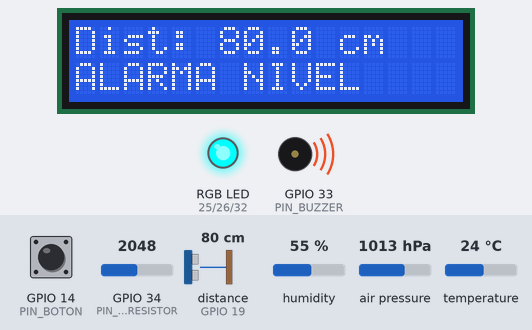
Bench run of a sketch on a simulated ESP32. Shown: 16×2 character LCD, an RGB LED mixed from three pins (HIGH = lit), buzzer (waves = sounding, pin HIGH). Wiring (inferred from the names in the program): ultrasonic range finder: trigger GPIO 18; echo GPIO 19. Dashed ring = blinking. Inputs (shaded band) come from the test bench; at power-on: distance to the obstacle (sensor on GPIO 19) 80 cm, GPIO 14 (PIN_BOTON) HIGH, GPIO 34 (PIN_FOTORESISTOR) = 2048, humidity 55 %, air pressure 1013 hPa, temperature 24 °C (analog values on the 0–4095 scale). The echo pulse lasts 58.3 µs per cm; pins used as bus, display or sensor lines are not drawn; what the sketch prints to the serial monitor is not drawn.

Above: at 2.4 s.
2.5 s: distance to the obstacle (sensor on GPIO 19) set to 16 cm
At 3.48 s:
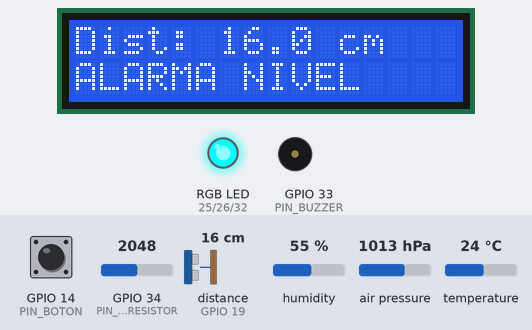
4.1 s: distance to the obstacle (sensor on GPIO 19) set to 13 cm
At 5.5 s:
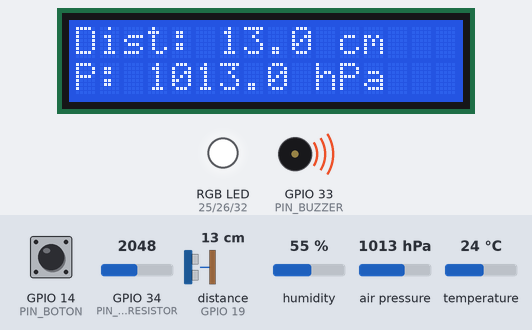
5.8 s: GPIO 14 (PIN_BOTON) pulled LOW for 0.15 s
At 6.9 s:
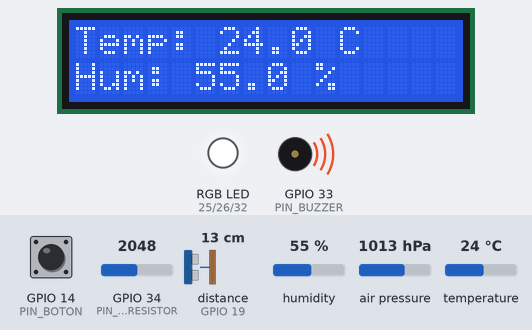
7.4 s: GPIO 14 (PIN_BOTON) pulled LOW for 1 s
At 8.7 s:
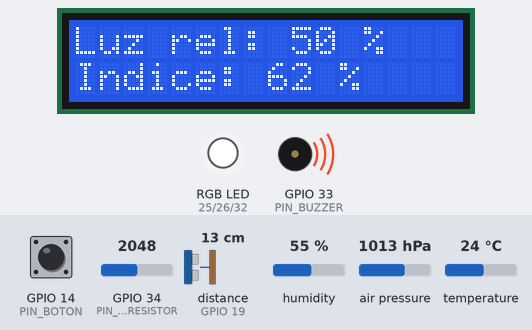
9.9 s: GPIO 34 (PIN_FOTORESISTOR) set to 1813
At 11.3 s:
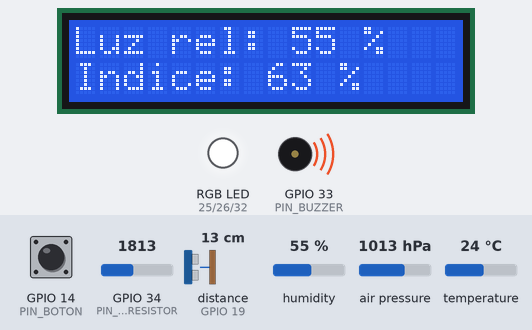
11.5 s: GPIO 34 (PIN_FOTORESISTOR) set to 1754
At 21.3 s:
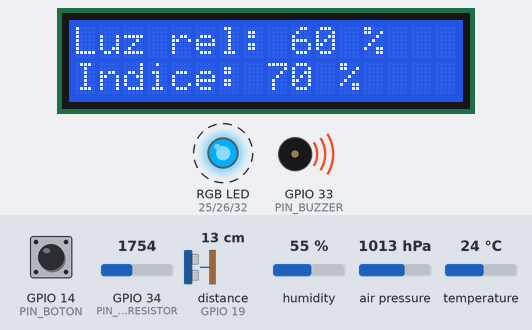
Timing chart, 0 to 21.8 s (numbered marks = the images above; inputs shaded):
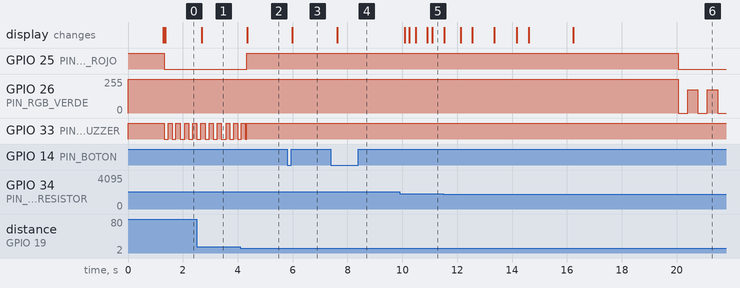

The sketch:

ESP32_Sensores.ino
```cpp
#include <Wire.h>
#include <LiquidCrystal_I2C.h>
#include <Adafruit_BMP085.h>
#include <DHT.h>
#include <math.h>
#include <string.h>

/*
  WMS - Water Monitoring System
  Prototipo local con ESP32. No interpreta el LDR como W/m2: muestra porcentaje
  de luz relativa, calibrado con dos lecturas ADC tomadas en el montaje real.
*/

// ============================================================================
// PINES: conservar este mapa si el montaje actual ya funciona.
// ============================================================================
const int PIN_TRIG = 18;
const int PIN_ECHO = 19;       // Debe recibir el ECHO mediante divisor 5 V -> 3.3 V.
const int PIN_DHT = 27;
const int PIN_FOTORESISTOR = 34;
const int PIN_RGB_ROJO = 25;
const int PIN_RGB_VERDE = 26;
const int PIN_RGB_AZUL = 32;
const int PIN_BUZZER = 33;
const int PIN_BOTON = 14;

#define TIPO_DHT DHT11

// ============================================================================
// CALIBRACION Y UMBRALES - EDITAR ESTOS VALORES DURANTE LA PRUEBA
// ============================================================================
// Nivel: el agua baja cuando la distancia sensor-superficie AUMENTA.
const float UMBRAL_DISTANCIA_CRITICA_CM = 15.0f;
const float HISTERESIS_NIVEL_CM = 0.5f;  // Evita conmutaciones por ruido cerca del limite.

// PONDERACION AMBIENTAL PARA CHIA, CUNDINAMARCA, EN AGOSTO.
// Serie NASA POWER 2000-2025 + sensibilidad FAO-56 Penman-Monteith.
// Los pesos suman 1.0. El LDR es un proxy de luz relativa, NO un piranometro.
const float PESO_LUZ_RELATIVA = 0.7474f;
const float PESO_TEMPERATURA = 0.1479f;
const float PESO_AIRE_SECO = 0.1026f;
const float PESO_PRESION_BAJA = 0.0021f;

// Rangos intercuartilicos locales de agosto usados para normalizar cada factor.
// T: 12.38-13.43 C | HR: 83.89-87.34 % | P: 758.8-759.8 hPa.
const float TEMPERATURA_Q25_CHIA_C = 12.38f;
const float TEMPERATURA_Q75_CHIA_C = 13.43f;
const float HUMEDAD_Q25_CHIA_PCT = 83.89f;
const float HUMEDAD_Q75_CHIA_PCT = 87.34f;
const float PRESION_Q25_CHIA_HPA = 758.8f;
const float PRESION_Q75_CHIA_HPA = 759.8f;

// La alerta amarillo/naranja aparece desde este indice ambiental relativo.
const float UMBRAL_INDICE_EVAPORACION_PCT = 70.0f;

// LDR: abre el monitor serie y anota ADC_LUZ_OSCURO y ADC_LUZ_CLARA.
// El modulo usado normalmente entrega ADC menor con mas luz. Se deja el 100%
// deliberadamente exigente: solo se alcanza con luz muy intensa.
const int ADC_LUZ_OSCURO = 3500;
const int ADC_LUZ_CLARA = 600;
const int MUESTRAS_LDR = 20;
const float FACTOR_SUAVIZADO_LUZ = 0.15f;

// ============================================================================
// TIEMPOS DE INTERFAZ
// ============================================================================
const unsigned long INTERVALO_SENSORES_MS = 250UL;
const unsigned long INTERVALO_DHT_MS = 2000UL;
const unsigned long INTERVALO_LCD_MS = 200UL;
const unsigned long INTERVALO_PARPADEO_MS = 350UL;
const unsigned long INTERVALO_BUZZER_MS = 140UL;
const unsigned long BLOQUEO_BOTON_MS = 250UL;
const int NUM_PANTALLAS = 4;

LiquidCrystal_I2C lcd(0x27, 16, 2);
Adafruit_BMP085 bmp;
DHT dht(PIN_DHT, TIPO_DHT);

enum EstadoAlerta { ESTADO_NORMAL, ESTADO_AMARILLO, ESTADO_ROJO };

float temperatura = NAN;
float humedad = NAN;
float distanciaActual = -1.0f;
float presionActual = NAN;
float luzPct = 0.0f;
bool luzInicializada = false;
float indiceEvaporacion = NAN;
int adcLuz = 0;
bool dhtValido = false;
bool nivelCritico = false;
bool fusionAmbientalCompleta = false;
EstadoAlerta estadoActual = ESTADO_NORMAL;

int pantalla = 0;
int pantallaDibujada = -1;
int ultimaLecturaBoton = HIGH;
unsigned long ultimoCambioPantalla = 0;
bool faseLuz = false;
bool faseBuzzer = false;
unsigned long ultimoParpadeo = 0;
unsigned long ultimoBuzzer = 0;
unsigned long ultimaLecturaSensores = 0;
unsigned long ultimaLecturaDHT = 0;
unsigned long ultimaActualizacionLCD = 0;

// ============================================================================
// SENSORES
// ============================================================================
float medirDistancia() {
  digitalWrite(PIN_TRIG, LOW);
  delayMicroseconds(2);
  digitalWrite(PIN_TRIG, HIGH);
  delayMicroseconds(10);
  digitalWrite(PIN_TRIG, LOW);

  unsigned long duracion = pulseIn(PIN_ECHO, HIGH, 30000UL);
  if (duracion == 0) return -1.0f;
  return duracion * 0.0343f / 2.0f;
}

int leerADCPromedio() {
  long suma = 0;
  for (int i = 0; i < MUESTRAS_LDR; i++) {
    suma += analogRead(PIN_FOTORESISTOR);
    delay(2);
  }
  return suma / MUESTRAS_LDR;
}

float convertirLuzAPorcentaje(int adc) {
  // Esta formula tambien funciona si las lecturas reales quedan invertidas,
  // siempre que se escriban correctamente ADC_LUZ_OSCURO y ADC_LUZ_CLARA.
  if (ADC_LUZ_CLARA == ADC_LUZ_OSCURO) return 0.0f;
  float porcentaje = 100.0f * (adc - ADC_LUZ_OSCURO) /
                     (float)(ADC_LUZ_CLARA - ADC_LUZ_OSCURO);
  return constrain(porcentaje, 0.0f, 100.0f);
}

void actualizarNivelCritico() {
  if (distanciaActual < 0.0f) {
    nivelCritico = false;
    return;
  }
  if (!nivelCritico && distanciaActual >= UMBRAL_DISTANCIA_CRITICA_CM) {
    nivelCritico = true;
  } else if (nivelCritico &&
             distanciaActual <= UMBRAL_DISTANCIA_CRITICA_CM - HISTERESIS_NIVEL_CM) {
    nivelCritico = false;
  }
}

float normalizar(float valor, float minimo, float maximo) {
  if (maximo <= minimo) return 0.0f;
  return constrain((valor - minimo) / (maximo - minimo), 0.0f, 1.0f);
}

float calcularIndiceEvaporacionRelativo() {
  if (!dhtValido || isnan(presionActual)) return NAN;

  // Indice relativo, 0 a 100. Humedad alta reduce evaporacion: por eso se usa
  // AIRE SECO, no humedad alta. La presion participa, pero con peso muy bajo.
  float factorTemperatura = normalizar(temperatura,
                                       TEMPERATURA_Q25_CHIA_C,
                                       TEMPERATURA_Q75_CHIA_C);
  float factorLuz = luzPct / 100.0f;
  float factorAireSeco = normalizar(HUMEDAD_Q75_CHIA_PCT - humedad,
                                    0.0f,
                                    HUMEDAD_Q75_CHIA_PCT - HUMEDAD_Q25_CHIA_PCT);
  float factorPresionBaja = normalizar(PRESION_Q75_CHIA_HPA - presionActual,
                                       0.0f,
                                       PRESION_Q75_CHIA_HPA - PRESION_Q25_CHIA_HPA);
  return 100.0f * (PESO_LUZ_RELATIVA * factorLuz +
                    PESO_TEMPERATURA * factorTemperatura +
                    PESO_AIRE_SECO * factorAireSeco +
                    PESO_PRESION_BAJA * factorPresionBaja);
}

// ============================================================================
// FUSION Y ACTUADORES
// ============================================================================
void actualizarEstadoFusion() {
  fusionAmbientalCompleta = dhtValido && !isnan(indiceEvaporacion) &&
                            indiceEvaporacion >= UMBRAL_INDICE_EVAPORACION_PCT;

  // Prioridad: una situacion de nivel critico siempre gana a la preventiva.
  if (nivelCritico) estadoActual = ESTADO_ROJO;
  else if (fusionAmbientalCompleta) estadoActual = ESTADO_AMARILLO;
  else estadoActual = ESTADO_NORMAL;
}

// RGB de anodo comun: LOW enciende un color y HIGH lo apaga.
void escribirRGB(bool rojo, bool verde, bool azul) {
  digitalWrite(PIN_RGB_ROJO, rojo ? LOW : HIGH);
  digitalWrite(PIN_RGB_VERDE, verde ? LOW : HIGH);
  digitalWrite(PIN_RGB_AZUL, azul ? LOW : HIGH);
}

// RGB de anodo comun: PWM bajo da mas brillo. Rojo + verde tenue se percibe
// naranja; rojo + verde al maximo se percibe amarillo.
void escribirRGBBrillo(byte rojo, byte verde, byte azul) {
  analogWrite(PIN_RGB_ROJO, 255 - rojo);
  analogWrite(PIN_RGB_VERDE, 255 - verde);
  analogWrite(PIN_RGB_AZUL, 255 - azul);
}

void actualizarActuadores() {
  unsigned long ahora = millis();
  if (ahora - ultimoParpadeo >= INTERVALO_PARPADEO_MS) {
    ultimoParpadeo = ahora;
    faseLuz = !faseLuz;
  }
  if (ahora - ultimoBuzzer >= INTERVALO_BUZZER_MS) {
    ultimoBuzzer = ahora;
    faseBuzzer = !faseBuzzer;
  }

  if (estadoActual == ESTADO_ROJO) {
    // Nivel critico: SOLO rojo. Nunca se ordena encender el canal azul.
    escribirRGBBrillo(255, 0, 0);
    digitalWrite(PIN_BUZZER, faseBuzzer ? LOW : HIGH);
  } else if (estadoActual == ESTADO_AMARILLO) {
    // Indice ambiental alto: alterna amarillo y naranja, SIN sonido.
    if (faseLuz) escribirRGBBrillo(255, 255, 0);  // Amarillo.
    else escribirRGBBrillo(255, 80, 0);           // Naranja.
    digitalWrite(PIN_BUZZER, HIGH);
  } else {
    escribirRGBBrillo(0, 0, 0);
    digitalWrite(PIN_BUZZER, HIGH);
  }
}

// ============================================================================
// BOTON Y LCD
// ============================================================================
void revisarBoton() {
  int lectura = digitalRead(PIN_BOTON);

  // INPUT_PULLUP: el boton presionado lee LOW. Se actua en el flanco HIGH->LOW
  // y se bloquean 250 ms para ignorar rebotes sin exigir mantenerlo presionado.
  if (lectura == LOW && ultimaLecturaBoton == HIGH &&
      millis() - ultimoCambioPantalla >= BLOQUEO_BOTON_MS) {
    pantalla = (pantalla + 1) % NUM_PANTALLAS;
    pantallaDibujada = -1;
    ultimoCambioPantalla = millis();
    Serial.print("Pantalla: ");
    Serial.println(pantalla);
  }
  ultimaLecturaBoton = lectura;
}

void imprimirLineaFija(byte fila, const char *texto) {
  char linea[17];
  size_t longitud = strlen(texto);
  for (byte i = 0; i < 16; i++) linea[i] = i < longitud ? texto[i] : ' ';
  linea[16] = '\0';
  lcd.setCursor(0, fila);
  lcd.print(linea);
}

void mostrarEstadoFijo() {
  char linea[32];
  int evap = isnan(indiceEvaporacion) ? 0 : round(indiceEvaporacion);

  if (estadoActual == ESTADO_ROJO) {
    imprimirLineaFija(0, "ROJO:NIVEL BAJO");
    snprintf(linea, sizeof(linea), "P:%.0f SON:SI", presionActual);
    imprimirLineaFija(1, linea);
  } else if (estadoActual == ESTADO_AMARILLO) {
    imprimirLineaFija(0, "FUSION:EVAP ALTA");
    snprintf(linea, sizeof(linea), "IND:%d%% SON:NO", evap);
    imprimirLineaFija(1, linea);
  } else {
    imprimirLineaFija(0, "NORMAL");
    snprintf(linea, sizeof(linea), "P:%.0f EVAP:%d%%", presionActual, evap);
    imprimirLineaFija(1, linea);
  }
}

void mostrarPantalla() {
  if (pantallaDibujada != pantalla) {
    lcd.clear();
    pantallaDibujada = pantalla;
  }

  char linea[48];
  if (pantalla == 0) {
    if (distanciaActual < 0.0f) imprimirLineaFija(0, "Nivel: sin eco");
    else {
      snprintf(linea, sizeof(linea), "Dist: %.1f cm", distanciaActual);
      imprimirLineaFija(0, linea);
    }
    if (estadoActual == ESTADO_ROJO) imprimirLineaFija(1, "ALARMA NIVEL");
    else {
      snprintf(linea, sizeof(linea), "P: %.1f hPa", presionActual);
      imprimirLineaFija(1, linea);
    }
  } else if (pantalla == 1) {
    if (!dhtValido) {
      imprimirLineaFija(0, "Error DHT11");
      imprimirLineaFija(1, "Revise cableado");
    } else {
      snprintf(linea, sizeof(linea), "Temp: %.1f C", temperatura);
      imprimirLineaFija(0, linea);
      snprintf(linea, sizeof(linea), "Hum: %.1f %%", humedad);
      imprimirLineaFija(1, linea);
    }
  } else if (pantalla == 2) {
    snprintf(linea, sizeof(linea), "Luz rel: %.0f %%", luzPct);
    imprimirLineaFija(0, linea);
    int evap = isnan(indiceEvaporacion) ? 0 : round(indiceEvaporacion);
    snprintf(linea, sizeof(linea), "Indice: %d %%", evap);
    imprimirLineaFija(1, linea);
  } else {
    mostrarEstadoFijo();
  }
}

void imprimirLecturasSerie() {
  Serial.print("Distancia="); Serial.print(distanciaActual, 1);
  Serial.print(" cm | Presion="); Serial.print(presionActual, 1);
  Serial.print(" hPa | Luz rel="); Serial.print(luzPct, 1);
  Serial.print(" % | ADC="); Serial.print(adcLuz);
  if (dhtValido) {
    Serial.print(" | Temp="); Serial.print(temperatura, 1);
    Serial.print(" C | Hum="); Serial.print(humedad, 1);
    Serial.print(" % | Indice evap rel="); Serial.print(indiceEvaporacion, 1);
    Serial.print(" %");
  } else Serial.print(" | DHT11 sin lectura");
  Serial.println();
}

void setup() {
  Serial.begin(115200);
  pinMode(PIN_TRIG, OUTPUT);
  pinMode(PIN_ECHO, INPUT);
  pinMode(PIN_FOTORESISTOR, INPUT);
  pinMode(PIN_RGB_ROJO, OUTPUT);
  pinMode(PIN_RGB_VERDE, OUTPUT);
  pinMode(PIN_RGB_AZUL, OUTPUT);
  pinMode(PIN_BUZZER, OUTPUT);
  pinMode(PIN_BOTON, INPUT_PULLUP);
  escribirRGB(false, false, false);
  digitalWrite(PIN_BUZZER, HIGH);

  analogReadResolution(12);
  Wire.begin(21, 22);
  lcd.init();
  lcd.backlight();
  dht.begin();

  lcd.setCursor(0, 0);
  lcd.print("Iniciando WMS");
  if (!bmp.begin(BMP085_STANDARD, &Wire)) {
    lcd.setCursor(0, 1);
    lcd.print("BMP180 no OK");
    while (true) delay(10);
  }
  delay(1200);
  lcd.clear();
  Serial.println("WMS iniciado. Calibre ADC_LUZ_OSCURO y ADC_LUZ_CLARA.");
}

void loop() {
  unsigned long ahora = millis();

  if (ahora - ultimaLecturaSensores >= INTERVALO_SENSORES_MS) {
    ultimaLecturaSensores = ahora;
    distanciaActual = medirDistancia();
    presionActual = bmp.readPressure() / 100.0f;
    adcLuz = leerADCPromedio();
    float luzSinFiltrar = convertirLuzAPorcentaje(adcLuz);
    if (!luzInicializada) {
      luzPct = luzSinFiltrar;
      luzInicializada = true;
    } else {
    luzPct = luzPct + FACTOR_SUAVIZADO_LUZ * (luzSinFiltrar - luzPct);
    }
    actualizarNivelCritico();
  }

  if (ahora - ultimaLecturaDHT >= INTERVALO_DHT_MS) {
    ultimaLecturaDHT = ahora;
    humedad = dht.readHumidity();
    temperatura = dht.readTemperature();
    dhtValido = !isnan(humedad) && !isnan(temperatura);
    indiceEvaporacion = calcularIndiceEvaporacionRelativo();
    imprimirLecturasSerie();
  }

  actualizarEstadoFusion();
  actualizarActuadores();
  revisarBoton();

  if (ahora - ultimaActualizacionLCD >= INTERVALO_LCD_MS) {
    ultimaActualizacionLCD = ahora;
    mostrarPantalla();
  }
}
```

Measured:
- the behaviour switches between 15 and 14 cm on distance to the obstacle (sensor on GPIO 19) (found by bisection; images 1 and 2)
- the behaviour switches between 1755 and 1754 on GPIO 34 (PIN_FOTORESISTOR) (found by bisection; images 5 and 6)
- after the input at 2.5 s, the display: changes after 0.19 s (image 1)
- after the input at 4.1 s, GPIO 25 (PIN_RGB_ROJO): LOW → HIGH after 0.22 s; the display: changes after 0.25 s (image 2)
- after the input at 5.8 s, the display: changes after 0.18 s (image 3)
- after the input at 7.4 s, the display: changes after 0.23 s (image 4)
- after the input at 9.9 s, the display: first changes after 0.18 s (image 5 shows a later state)
- after the input at 11.5 s, GPIO 25 (PIN_RGB_ROJO): HIGH → LOW after 8.6 s; GPIO 26 (PIN_RGB_VERDE): alternates 175/255 for 0.37 s and 0/255 for 0.35 s, starting after 8.6 s
